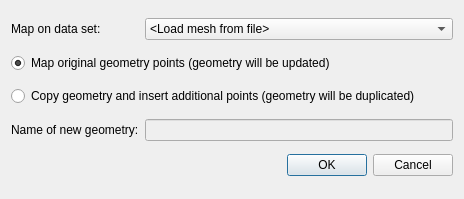
<?xml version="1.0" encoding="UTF-8"?>
<ui version="4.0">
 <class>GeoOnMeshMapping</class>
 <widget class="QDialog" name="GeoOnMeshMapping">
  <property name="geometry">
   <rect>
    <x>0</x>
    <y>0</y>
    <width>464</width>
    <height>199</height>
   </rect>
  </property>
  <property name="windowTitle">
   <string>Geometry Mapping Options</string>
  </property>
  <layout class="QGridLayout" name="gridLayout">
   <item row="1" column="0" colspan="2">
    <widget class="QRadioButton" name="normalMappingButton">
     <property name="sizePolicy">
      <sizepolicy hsizetype="Minimum" vsizetype="Fixed">
       <horstretch>0</horstretch>
       <verstretch>10</verstretch>
      </sizepolicy>
     </property>
     <property name="text">
      <string>Map original geometry points (geometry will be updated)</string>
     </property>
     <property name="checked">
      <bool>true</bool>
     </property>
    </widget>
   </item>
   <item row="3" column="0">
    <widget class="QLabel" name="geoNameLabel">
     <property name="sizePolicy">
      <sizepolicy hsizetype="Preferred" vsizetype="Preferred">
       <horstretch>0</horstretch>
       <verstretch>0</verstretch>
      </sizepolicy>
     </property>
     <property name="text">
      <string>Name of new geometry:</string>
     </property>
    </widget>
   </item>
   <item row="3" column="1">
    <widget class="QLineEdit" name="geoNameEdit">
     <property name="enabled">
      <bool>false</bool>
     </property>
     <property name="sizePolicy">
      <sizepolicy hsizetype="Expanding" vsizetype="Fixed">
       <horstretch>0</horstretch>
       <verstretch>10</verstretch>
      </sizepolicy>
     </property>
     <property name="readOnly">
      <bool>false</bool>
     </property>
    </widget>
   </item>
   <item row="2" column="0" colspan="2">
    <widget class="QRadioButton" name="advancedMappingButton">
     <property name="sizePolicy">
      <sizepolicy hsizetype="Minimum" vsizetype="Fixed">
       <horstretch>0</horstretch>
       <verstretch>10</verstretch>
      </sizepolicy>
     </property>
     <property name="text">
      <string>Copy geometry and insert additional points (geometry will be duplicated)</string>
     </property>
    </widget>
   </item>
   <item row="4" column="1">
    <widget class="QDialogButtonBox" name="buttonBox">
     <property name="orientation">
      <enum>Qt::Horizontal</enum>
     </property>
     <property name="standardButtons">
      <set>QDialogButtonBox::Cancel|QDialogButtonBox::Ok</set>
     </property>
    </widget>
   </item>
   <item row="0" column="0">
    <widget class="QLabel" name="meshNameLabel">
     <property name="text">
      <string>Map on data set:</string>
     </property>
    </widget>
   </item>
   <item row="0" column="1">
    <widget class="QComboBox" name="meshNameComboBox">
     <item>
      <property name="text">
       <string>&lt;Load mesh from file&gt;</string>
      </property>
     </item>
     <item>
      <property name="text">
       <string>&lt;Load DEM from file&gt;</string>
      </property>
     </item>
    </widget>
   </item>
  </layout>
 </widget>
 <tabstops>
  <tabstop>meshNameComboBox</tabstop>
  <tabstop>normalMappingButton</tabstop>
  <tabstop>advancedMappingButton</tabstop>
  <tabstop>geoNameEdit</tabstop>
  <tabstop>buttonBox</tabstop>
 </tabstops>
 <resources/>
 <connections>
  <connection>
   <sender>buttonBox</sender>
   <signal>accepted()</signal>
   <receiver>GeoOnMeshMapping</receiver>
   <slot>accept()</slot>
   <hints>
    <hint type="sourcelabel">
     <x>248</x>
     <y>254</y>
    </hint>
    <hint type="destinationlabel">
     <x>157</x>
     <y>274</y>
    </hint>
   </hints>
  </connection>
  <connection>
   <sender>buttonBox</sender>
   <signal>rejected()</signal>
   <receiver>GeoOnMeshMapping</receiver>
   <slot>reject()</slot>
   <hints>
    <hint type="sourcelabel">
     <x>316</x>
     <y>260</y>
    </hint>
    <hint type="destinationlabel">
     <x>286</x>
     <y>274</y>
    </hint>
   </hints>
  </connection>
 </connections>
</ui>
